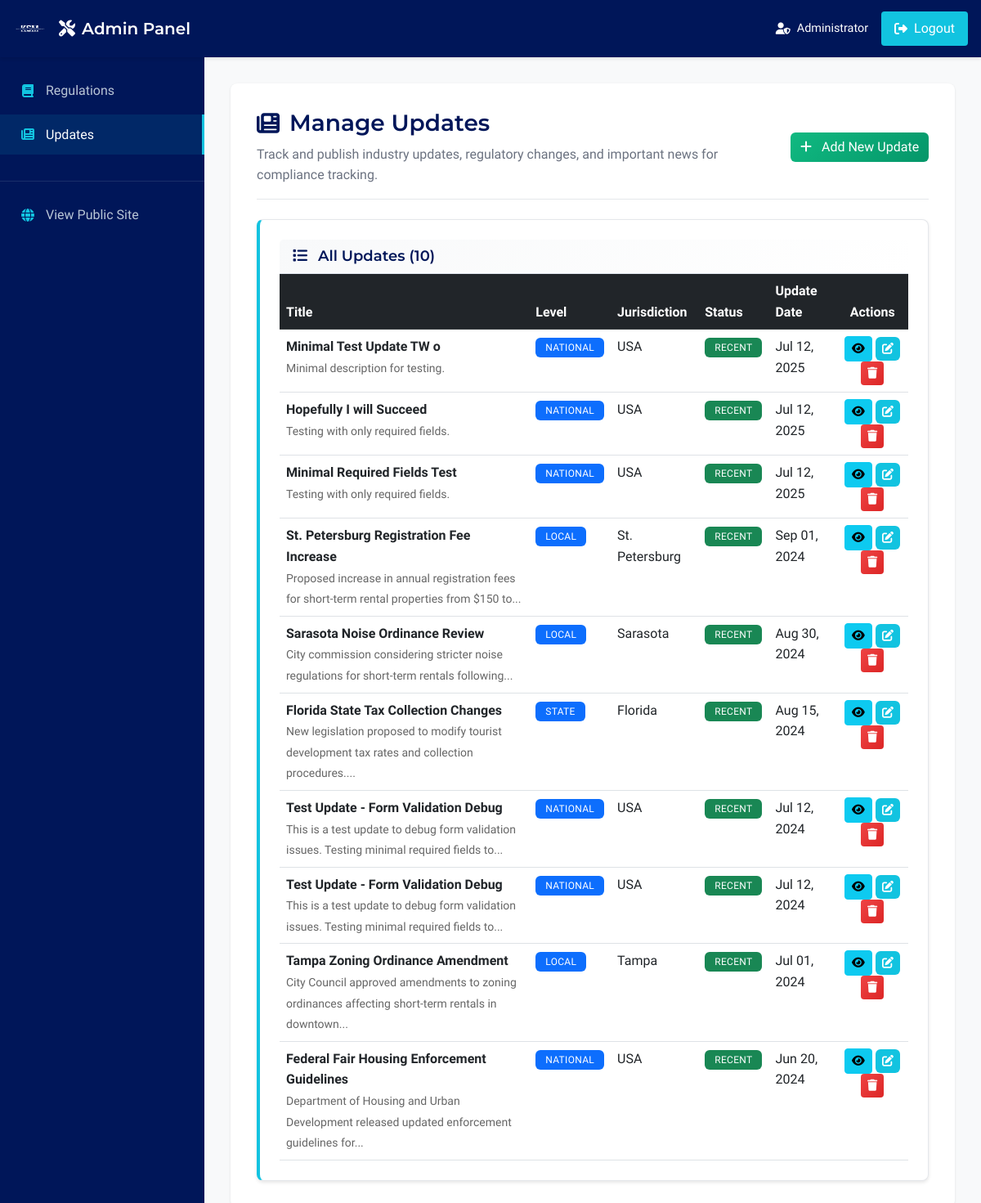
Screenshot of /admin/updates (signed in) with the database file from the repository.
### models.py (models this page shows, shortened)
class Update(db.Model):
    id = db.Column(db.Integer, primary_key=True)
    title = db.Column(db.String(200), nullable=False, index=True)  # Often searched
    description = db.Column(db.Text, nullable=False)
    jurisdiction_affected = db.Column(db.String(100), nullable=False, index=True)  # Often filtered
    jurisdiction_level = db.Column(db.String(20), nullable=False, default='Local', index=True)  # Often filtered
    update_date = db.Column(db.Date, nullable=False, index=True)  # Often sorted
    status = db.Column(db.String(20), nullable=False, index=True)  # Often filtered - Recent, Upcoming, Proposed
    category = db.Column(db.String(50), nullable=False, default='Regulatory Changes', index=True)  # Often filtered
    impact_level = db.Column(db.String(10), nullable=False, default='Medium', index=True)  # Often filtered
    effective_date = db.Column(db.Date, nullable=True, index=True)  # Often sorted
    deadline_date = db.Column(db.Date, nullable=True, index=True)  # Often sorted
    action_required = db.Column(db.Boolean, default=False)  # Whether action is required
    action_description = db.Column(db.Text, nullable=True)  # Description of required action
    property_types = db.Column(db.String(100), nullable=False, default='Both')  # Residential, Commercial, Both
    related_regulation_ids = db.Column(db.Text, nullable=True)  # Comma-separated IDs of related regulations
    tags = db.Column(db.Text, nullable=True)  # Comma-separated tags for better categorization
    source_url = db.Column(db.String(500), nullable=True)  # Official source URL
    priority = db.Column(db.Integer, default=3, index=True)  # Often sorted - 1=High, 2=Medium, 3=Low
    expected_decision_date = db.Column(db.Date, nullable=True, index=True)  # Often sorted
    potential_impact = db.Column(db.Text, nullable=True)  # Impact assessment for proposed changes
    decision_status = db.Column(db.String(20), nullable=True, index=True)  # Often filtered
    change_type = db.Column(db.String(20), nullable=False, default='Recent', index=True)  # Often filtered
    compliance_deadline = db.Column(db.Date, nullable=True, index=True)  # Often sorted
    affected_operators = db.Column(db.Text, nullable=True)  # Description of which operators are affected
    summary = db.Column(db.Text, nullable=True)  # Brief summary for the Summary section
    full_text = db.Column(db.Text, nullable=True)  # Full detailed text of the update
    compliance_requirements = db.Column(db.Text, nullable=True)  # Specific compliance requirements
    implementation_timeline = db.Column(db.Text, nullable=True)  # Timeline for implementation
    official_sources = db.Column(db.Text, nullable=True)  # Official sources and references
    expert_analysis = db.Column(db.Text, nullable=True)  # Kaystreet Management's interpretation
    kaystreet_commitment = db.Column(db.Text, nullable=True)  # Kaystreet Management's commitment statement
    created_at = db.Column(db.DateTime, default=datetime.utcnow, index=True)
    updated_at = db.Column(db.DateTime, default=datetime.utcnow, onupdate=datetime.utcnow)

### app/blueprints/admin.py (the view)
@admin_bp.route('/updates')
@require_admin_login
@log_admin_action('updates_management')
def manage_updates():
    try:
        start_time = time.time()
        updates = Update.query.order_by(Update.update_date.desc()).all()
        load_time = time.time() - start_time
        logger.info(f"Successfully loaded {len(updates)} updates for admin management in {load_time:.3f}s")
        if load_time > 1.0:
            performance_logger.warning(f"Slow update loading - Duration: {load_time:.3f}s | Count: {len(updates)}")
        return render_template('admin/manage_updates.html', updates=updates)
    except Exception as e:
        logger.error(f"Error in manage_updates: {str(e)}", exc_info=True)
        admin_flash(f"Error loading updates: {str(e)}", 'error')
        return redirect(url_for('admin.index'))

### app/blueprints/admin.py (called while the page is built, shortened)
def is_admin_logged_in():
    return 'admin_id' in session

def require_admin_login(f):
    @wraps(f)
    def decorated_function(*args, **kwargs):
        return f(*args, **kwargs)
    return decorated_function

### app/utils/admin_helpers.py (called while the page is built)
def get_admin_messages():
    from flask import get_flashed_messages
    all_messages = get_flashed_messages(with_categories=True)
    admin_messages = []
    for category, message in all_messages:
        if category.startswith('admin_'):
            clean_category = category[6:]
            admin_messages.append((clean_category, message))
    return admin_messages

### templates/admin/manage_updates.html (shortened to what this page needs)
{% extends "admin/admin_base.html" %}
{% block content %}
<div class="admin-content">
    <div class="admin-page-header mb-4">
        <div class="row align-items-center">
            <div class="col">
                <h1 class="admin-page-title">
                    <i class="fas fa-newspaper"></i>
                    Manage Updates
                </h1>
                <p class="admin-page-subtitle">Track and publish industry updates, regulatory changes, and important news for compliance tracking.</p>
            </div>
            <div class="col-auto">
                <a href="{{ url_for('admin.new_update') }}" class="btn btn-success">
                    <i class="fas fa-plus me-2"></i>
                    Add New Update
                </a>
            </div>
        </div>
    </div>
    {% if updates %}
    <div class="card">
        <div class="card-header">
            <h5 class="mb-0">
                <i class="fas fa-list me-2"></i>
                All Updates ({{ updates|length }})
            </h5>
        </div>
        <div class="card-body p-0">
            <div class="table-responsive">
                <table class="table table-hover mb-0">
                    <thead class="table-dark">
                        <tr>
                            <th>Title</th>
                            <th>Level</th>
                            <th>Jurisdiction</th>
                            <th>Status</th>
                            <th>Update Date</th>
                            <th class="text-center">Actions</th>
                        </tr>
                    </thead>
                    <tbody>
                        {% for update in updates %}
                        <tr>
                            <td>
                                <div class="fw-bold">{{ update.title }}</div>
                                {% if update.description %}
                                <small class="text-muted">
                                    {{ update.description|striptags|truncate(100) }}
                                </small>
                                {% endif %}
                            </td>
                            <td>
                                <span class="badge bg-primary">{{ update.jurisdiction_level or 'N/A' }}</span>
                            </td>
                            <td>
                                {{ update.jurisdiction_affected or 'N/A' }}
                            </td>
                            <td>
                                <span class="badge
                                    {% if (update.change_type or update.status) == 'Recent' %}bg-success
                                    {% elif (update.change_type or update.status) == 'Upcoming' %}bg-warning
                                    {% else %}bg-info{% endif %}">
                                    {{ update.change_type or update.status or 'N/A' }}
                                </span>
                            </td>
                            <td>
                                {{ update.update_date.strftime('%b %d, %Y') if update.update_date else 'N/A' }}
                            </td>
                            <td class="text-center">
                                <a href="{{ url_for('main.update_detail', update_id=update.id) }}"
                                   class="btn btn-sm btn-info" title="View">
                                    <i class="fas fa-eye"></i>
                                </a>
                                <a href="{{ url_for('admin.edit_update', update_id=update.id) }}"
                                   class="btn btn-sm btn-primary" title="Edit">
                                    <i class="fas fa-edit"></i>
                                </a>
                                <button type="button" class="btn btn-sm btn-danger"
                                        onclick="confirmDelete({{ update.id }}, '{{ update.title }}')"
                                        title="Delete">
                                    <i class="fas fa-trash"></i>
                                </button>
                            </td>
                        </tr>
                        {% endfor %}
                    </tbody>
                </table>
            </div>
        </div>
    </div>
    {% endif %}
</div>
{% endblock %}

### static/css/style.css (style rules this page uses)
:root { --primary-color: #001659; --secondary-color: #12C3E0; --accent-color: #12C3E0; --cyan-hover: #0FA8C7; --success-color: #10b981; --warning-color: #f59e0b; --danger-color: #ef4444; --info-color: #12C3E0; --tag-legal: #dc2626; --tag-licensing: #ea580c; --tag-taxes: #2563eb; --tag-zoning: #7c3aed; --tag-occupancy: #92400e; --tag-registration: #059669; --tag-discrimination: #991b1b; --tag-default: #64748b; --jurisdiction-national: #dc2626; --jurisdiction-state: #ea580c; --jurisdiction-local: #2563eb; --light-bg: #F8F9FA; --white-bg: #FFFFFF; --dark-bg: #001659; --border-color: #e2e8f0; --text-primary: #001659; --text-secondary: #333333; --text-muted: #666666; --cyan-border: #12C3E0; --ksm-green: #10b981; --shadow-sm: 0 1px 2px 0 rgb(0 0 0 / 0.05); --shadow: 0 4px 6px -1px rgb(0 0 0 / 0.1), 0 2px 4px -2px rgb(0 0 0 / 0.1); --shadow-lg: 0 10px 15px -3px rgb(0 0 0 / 0.1), 0 4px 6px -4px rgb(0 0 0 / 0.1); --border-radius: 8px; --border-radius-lg: 12px; --transition: all 0.2s cubic-bezier(0.4, 0, 0.2, 1); --transition-long: all 0.3s cubic-bezier(0.4, 0, 0.2, 1); }
body { font-family: 'Yantramanav', Arial, sans-serif; font-weight: 400; font-size: 1rem; line-height: 1.6; color: var(--text-secondary); background-color: var(--white-bg); min-height: 100vh; display: flex; flex-direction: column; }
h1, .h1 { font-family: 'Montserrat', Arial, sans-serif; font-size: 2.5rem; font-weight: 700; color: var(--text-primary); line-height: 1.2; }
h5, .h5 { font-family: 'Montserrat', Arial, sans-serif; font-size: 1.125rem; font-weight: 600; color: var(--text-primary); line-height: 1.4; }
p, .body-text { font-family: 'Yantramanav', Arial, sans-serif; font-size: 1rem; font-weight: 400; color: var(--text-secondary); line-height: 1.6; }
small, .small-text { font-family: 'Yantramanav', Arial, sans-serif; font-size: 0.875rem; font-weight: 400; color: var(--text-muted); line-height: 1.5; }
.btn-success, .btn-edit { background: linear-gradient(135deg, var(--success-color), #059669); border: none; color: white; font-weight: 500; transition: var(--transition); }
.btn-danger, .btn-delete { background: linear-gradient(135deg, var(--danger-color), #dc2626); border: none; color: white; font-weight: 500; transition: var(--transition); }
.btn-primary { background: var(--secondary-color); border: none; color: white; font-weight: 500; border-radius: 6px; transition: var(--transition); }
.card { background: #FFFFFF; border: 1px solid #E5E7EB; border-left: 4px solid var(--secondary-color); border-radius: 8px; box-shadow: 0 2px 4px rgba(0, 0, 0, 0.1); padding: 24px; transition: all 0.3s ease; overflow: hidden; }
.card-body { padding: 0; }
.card-header { background: linear-gradient(135deg, var(--light-bg), white); border-bottom: 1px solid var(--border-color); font-weight: 600; color: var(--text-primary); }
.badge { font-size: 0.75rem; padding: 0.375rem 0.75rem; border-radius: 6px; font-weight: 500; text-transform: uppercase; letter-spacing: 0.025em; }
.text-muted { color: var(--text-muted) !important; }
* { will-change: auto; }
.btn, .card, .modal { will-change: transform; }
.card { contain: layout style; }

### templates/admin/admin_base.html (style rules this page uses)
:root { --admin-primary: #001659; --admin-accent: #12C3E0; --admin-sidebar-width: 250px; --admin-header-height: 70px; }
body { font-family: 'Yantramanav', sans-serif; margin: 0; padding: 0; }
.admin-content { background: white; border-radius: 8px; padding: 2rem; box-shadow: 0 1px 3px rgba(0, 0, 0, 0.1); }
.admin-page-header { margin-bottom: 2rem; padding-bottom: 1rem; border-bottom: 1px solid #E5E7EB; }
.admin-page-title { font-family: 'Montserrat', sans-serif; font-size: 1.75rem; font-weight: 600; color: var(--admin-primary); margin: 0; display: flex; align-items: center; gap: 0.75rem; }
.admin-page-subtitle { font-family: 'Yantramanav', sans-serif; color: #6B7280; margin: 0.5rem 0 0 0; font-size: 1rem; }

### rows the page displays
Update: title "Minimal Test Update TW o", description "Minimal description for testing.", jurisdiction_level "NATIONAL", jurisdiction_affected "USA", change_type "RECENT", update_date "Jul 12, 2025"
Update: title "Hopefully I will Succeed", description "Testing with only required fields.", jurisdiction_level "NATIONAL", jurisdiction_affected "USA", change_type "RECENT", update_date "Jul 12, 2025"
Update: title "Minimal Required Fields Test", description "Testing with only required fields.", jurisdiction_level "NATIONAL", jurisdiction_affected "USA", change_type "RECENT", update_date "Jul 12, 2025"
Update: title "St. Petersburg Registration Fee Increase", description "Proposed increase in annual registration fees for short-term rental properties from $150 to...", jurisdiction_level "LOCAL", jurisdiction_affected "St. Petersburg", change_type "RECENT", update_date "Sep 01, 2024"
Update: title "Sarasota Noise Ordinance Review", description "City commission considering stricter noise regulations for short-term rentals following...", jurisdiction_level "LOCAL", jurisdiction_affected "Sarasota", change_type "RECENT", update_date "Aug 30, 2024"
Update: title "Florida State Tax Collection Changes", description "New legislation proposed to modify tourist development tax rates and collection procedures....", jurisdiction_level "STATE", jurisdiction_affected "Florida", change_type "RECENT", update_date "Aug 15, 2024"
Update: title "Test Update - Form Validation Debug", description "This is a test update to debug form validation issues. Testing minimal required fields to...", jurisdiction_level "NATIONAL", jurisdiction_affected "USA", change_type "RECENT", update_date "Jul 12, 2024"
Update: title "Test Update - Form Validation Debug", description "This is a test update to debug form validation issues. Testing minimal required fields to...", jurisdiction_level "NATIONAL", jurisdiction_affected "USA", change_type "RECENT", update_date "Jul 12, 2024"
Update: title "Tampa Zoning Ordinance Amendment", description "City Council approved amendments to zoning ordinances affecting short-term rentals in downtown...", jurisdiction_level "LOCAL", jurisdiction_affected "Tampa", change_type "RECENT", update_date "Jul 01, 2024"
Update: title "Federal Fair Housing Enforcement Guidelines", description "Department of Housing and Urban Development released updated enforcement guidelines for...", jurisdiction_level "NATIONAL", jurisdiction_affected "USA", change_type "RECENT", update_date "Jun 20, 2024"

### other values shown
{{ updates|length }} "10"
